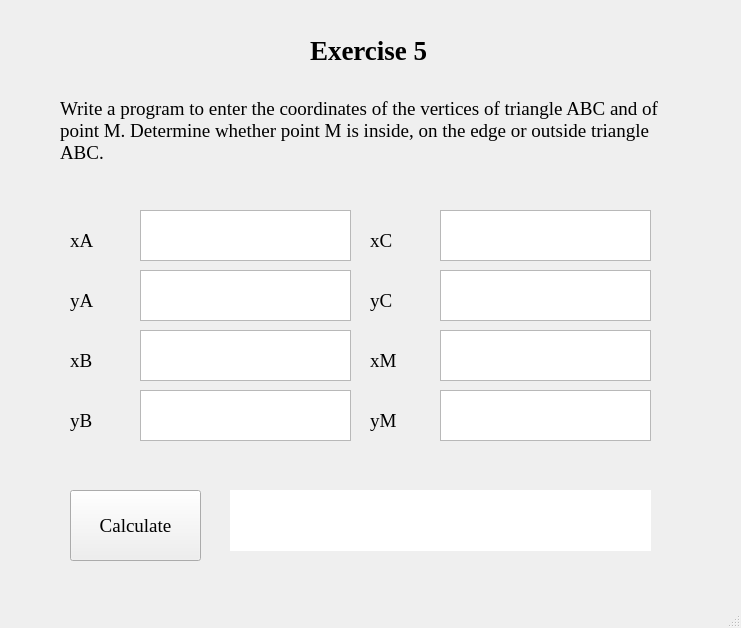
<?xml version="1.0" encoding="UTF-8"?>
<ui version="4.0">
 <class>MainWindow</class>
 <widget class="QMainWindow" name="MainWindow">
  <property name="geometry">
   <rect>
    <x>0</x>
    <y>0</y>
    <width>741</width>
    <height>628</height>
   </rect>
  </property>
  <property name="windowTitle">
   <string>MainWindow</string>
  </property>
  <widget class="QWidget" name="centralwidget">
   <widget class="QLabel" name="label_5">
    <property name="geometry">
     <rect>
      <x>70</x>
      <y>330</y>
      <width>41</width>
      <height>61</height>
     </rect>
    </property>
    <property name="font">
     <font>
      <family>Times New Roman</family>
      <pointsize>14</pointsize>
     </font>
    </property>
    <property name="text">
     <string>xB</string>
    </property>
    <property name="wordWrap">
     <bool>true</bool>
    </property>
   </widget>
   <widget class="QLabel" name="result">
    <property name="geometry">
     <rect>
      <x>230</x>
      <y>490</y>
      <width>421</width>
      <height>61</height>
     </rect>
    </property>
    <property name="font">
     <font>
      <family>Times New Roman</family>
      <pointsize>14</pointsize>
     </font>
    </property>
    <property name="styleSheet">
     <string notr="true">background-color:rgb(255, 255, 255);</string>
    </property>
    <property name="text">
     <string/>
    </property>
   </widget>
   <widget class="QTextEdit" name="xB">
    <property name="geometry">
     <rect>
      <x>140</x>
      <y>330</y>
      <width>211</width>
      <height>51</height>
     </rect>
    </property>
    <property name="font">
     <font>
      <family>Times New Roman</family>
      <pointsize>14</pointsize>
     </font>
    </property>
   </widget>
   <widget class="QLabel" name="label">
    <property name="geometry">
     <rect>
      <x>310</x>
      <y>10</y>
      <width>161</width>
      <height>81</height>
     </rect>
    </property>
    <property name="font">
     <font>
      <family>Times New Roman</family>
      <pointsize>20</pointsize>
      <weight>75</weight>
      <bold>true</bold>
     </font>
    </property>
    <property name="text">
     <string>Exercise 5</string>
    </property>
   </widget>
   <widget class="QLabel" name="label_2">
    <property name="geometry">
     <rect>
      <x>60</x>
      <y>60</y>
      <width>621</width>
      <height>141</height>
     </rect>
    </property>
    <property name="font">
     <font>
      <family>Times New Roman</family>
      <pointsize>14</pointsize>
     </font>
    </property>
    <property name="text">
     <string>Write a program to enter the coordinates of the vertices of triangle ABC and of point M. Determine whether point M is inside, on the edge or outside triangle ABC.</string>
    </property>
    <property name="wordWrap">
     <bool>true</bool>
    </property>
   </widget>
   <widget class="QLabel" name="label_4">
    <property name="geometry">
     <rect>
      <x>70</x>
      <y>270</y>
      <width>51</width>
      <height>61</height>
     </rect>
    </property>
    <property name="font">
     <font>
      <family>Times New Roman</family>
      <pointsize>14</pointsize>
     </font>
    </property>
    <property name="text">
     <string>yA</string>
    </property>
    <property name="wordWrap">
     <bool>true</bool>
    </property>
   </widget>
   <widget class="QTextEdit" name="yA">
    <property name="geometry">
     <rect>
      <x>140</x>
      <y>270</y>
      <width>211</width>
      <height>51</height>
     </rect>
    </property>
    <property name="font">
     <font>
      <family>Times New Roman</family>
      <pointsize>14</pointsize>
     </font>
    </property>
   </widget>
   <widget class="QPushButton" name="pushButton">
    <property name="geometry">
     <rect>
      <x>70</x>
      <y>490</y>
      <width>131</width>
      <height>71</height>
     </rect>
    </property>
    <property name="font">
     <font>
      <family>Times New Roman</family>
      <pointsize>14</pointsize>
     </font>
    </property>
    <property name="text">
     <string>Calculate</string>
    </property>
   </widget>
   <widget class="QLabel" name="label_3">
    <property name="geometry">
     <rect>
      <x>70</x>
      <y>210</y>
      <width>41</width>
      <height>61</height>
     </rect>
    </property>
    <property name="font">
     <font>
      <family>Times New Roman</family>
      <pointsize>14</pointsize>
     </font>
    </property>
    <property name="text">
     <string>xA</string>
    </property>
    <property name="wordWrap">
     <bool>true</bool>
    </property>
   </widget>
   <widget class="QTextEdit" name="xA">
    <property name="geometry">
     <rect>
      <x>140</x>
      <y>210</y>
      <width>211</width>
      <height>51</height>
     </rect>
    </property>
    <property name="font">
     <font>
      <family>Times New Roman</family>
      <pointsize>14</pointsize>
     </font>
    </property>
   </widget>
   <widget class="QLabel" name="label_9">
    <property name="geometry">
     <rect>
      <x>70</x>
      <y>390</y>
      <width>41</width>
      <height>61</height>
     </rect>
    </property>
    <property name="font">
     <font>
      <family>Times New Roman</family>
      <pointsize>14</pointsize>
     </font>
    </property>
    <property name="text">
     <string>yB</string>
    </property>
    <property name="wordWrap">
     <bool>true</bool>
    </property>
   </widget>
   <widget class="QTextEdit" name="yB">
    <property name="geometry">
     <rect>
      <x>140</x>
      <y>390</y>
      <width>211</width>
      <height>51</height>
     </rect>
    </property>
    <property name="font">
     <font>
      <family>Times New Roman</family>
      <pointsize>14</pointsize>
     </font>
    </property>
   </widget>
   <widget class="QTextEdit" name="yC_2">
    <property name="geometry">
     <rect>
      <x>440</x>
      <y>270</y>
      <width>211</width>
      <height>51</height>
     </rect>
    </property>
    <property name="font">
     <font>
      <family>Times New Roman</family>
      <pointsize>14</pointsize>
     </font>
    </property>
   </widget>
   <widget class="QTextEdit" name="textEdit_6">
    <property name="geometry">
     <rect>
      <x>440</x>
      <y>390</y>
      <width>211</width>
      <height>51</height>
     </rect>
    </property>
    <property name="font">
     <font>
      <family>Times New Roman</family>
      <pointsize>14</pointsize>
     </font>
    </property>
   </widget>
   <widget class="QLabel" name="label_10">
    <property name="geometry">
     <rect>
      <x>370</x>
      <y>390</y>
      <width>51</width>
      <height>61</height>
     </rect>
    </property>
    <property name="font">
     <font>
      <family>Times New Roman</family>
      <pointsize>14</pointsize>
     </font>
    </property>
    <property name="text">
     <string>yM</string>
    </property>
    <property name="wordWrap">
     <bool>true</bool>
    </property>
   </widget>
   <widget class="QLabel" name="label_11">
    <property name="geometry">
     <rect>
      <x>370</x>
      <y>330</y>
      <width>51</width>
      <height>61</height>
     </rect>
    </property>
    <property name="font">
     <font>
      <family>Times New Roman</family>
      <pointsize>14</pointsize>
     </font>
    </property>
    <property name="text">
     <string>xM</string>
    </property>
    <property name="wordWrap">
     <bool>true</bool>
    </property>
   </widget>
   <widget class="QTextEdit" name="xM">
    <property name="geometry">
     <rect>
      <x>440</x>
      <y>330</y>
      <width>211</width>
      <height>51</height>
     </rect>
    </property>
    <property name="font">
     <font>
      <family>Times New Roman</family>
      <pointsize>14</pointsize>
     </font>
    </property>
   </widget>
   <widget class="QLabel" name="yC">
    <property name="geometry">
     <rect>
      <x>370</x>
      <y>270</y>
      <width>61</width>
      <height>61</height>
     </rect>
    </property>
    <property name="font">
     <font>
      <family>Times New Roman</family>
      <pointsize>14</pointsize>
     </font>
    </property>
    <property name="text">
     <string>yC</string>
    </property>
    <property name="wordWrap">
     <bool>true</bool>
    </property>
   </widget>
   <widget class="QTextEdit" name="xC_2">
    <property name="geometry">
     <rect>
      <x>440</x>
      <y>210</y>
      <width>211</width>
      <height>51</height>
     </rect>
    </property>
    <property name="font">
     <font>
      <family>Times New Roman</family>
      <pointsize>14</pointsize>
     </font>
    </property>
   </widget>
   <widget class="QLabel" name="xC">
    <property name="geometry">
     <rect>
      <x>370</x>
      <y>210</y>
      <width>61</width>
      <height>61</height>
     </rect>
    </property>
    <property name="font">
     <font>
      <family>Times New Roman</family>
      <pointsize>14</pointsize>
     </font>
    </property>
    <property name="text">
     <string>xC</string>
    </property>
    <property name="wordWrap">
     <bool>true</bool>
    </property>
   </widget>
  </widget>
  <widget class="QMenuBar" name="menubar">
   <property name="geometry">
    <rect>
     <x>0</x>
     <y>0</y>
     <width>741</width>
     <height>26</height>
    </rect>
   </property>
  </widget>
  <widget class="QStatusBar" name="statusbar"/>
 </widget>
 <resources/>
 <connections/>
</ui>
